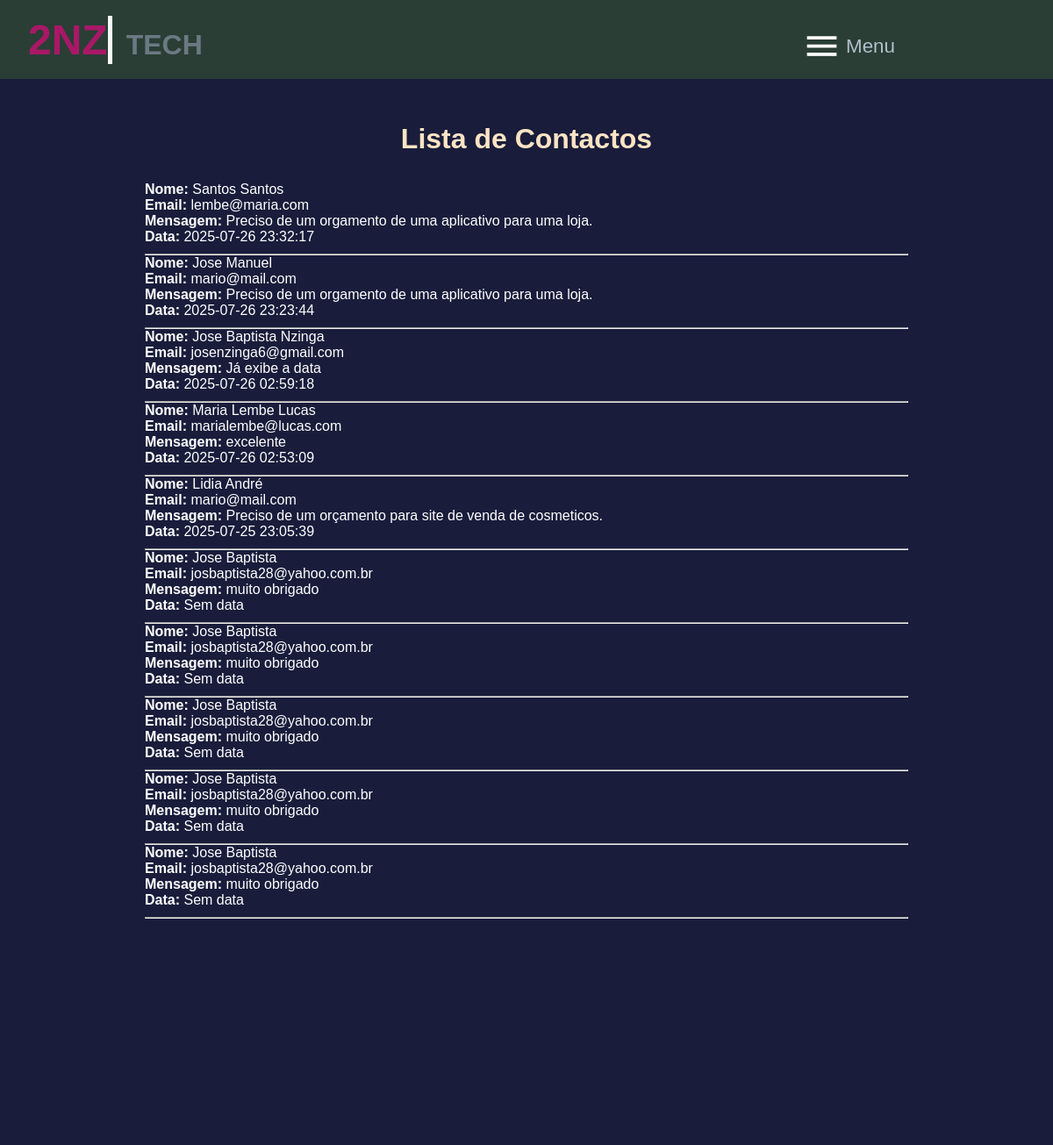
Screenshot of /contactos-recebidos with the database file from the repository.
### tables this page shows
CREATE TABLE contactos (
            id INTEGER PRIMARY KEY AUTOINCREMENT,
            name TEXT NOT NULL,
            email TEXT NOT NULL,
            message TEXT NOT NULL,
            data TIMESTAMP DEFAULT CURRENT_TIMESTAMP
        );

### src/app.py (the view)
@app.route('/contactos-recebidos')
def contactos_recebidos():
    conn = database.connectar()
    cursor = conn.cursor()
    cursor.execute("SELECT name, email, message, data FROM contactos ORDER BY data DESC")
    contactos = cursor.fetchall()
    conn.close()
    return render_template('contactos_recebidos.html', contactos = contactos)

### database.py (called while the page is built)
def connectar():
    return sqlite3.connect(DB_PATH)

### src/templates/contactos_recebidos.html (shortened to what this page needs)
<!DOCTYPE html>
<html>
<head>
</head>
<body>
    {% extends 'template.html' %}
    {% block content %}
    <div class="contact-containe">
        <h1>Lista de Contactos</h1>
        <ul>
            {% for name, email, message, data in contactos %}
                <div class="contact-card">
                    <li>
                        <strong>Nome:</strong> {{ name }} <br>
                        <strong>Email:</strong> {{ email }} <br>
                        <strong>Mensagem:</strong> {{ message }} <br>
                        <strong>Data:</strong> {{  data if data else 'Sem data'  }}
                    </li>
                </div>
                <hr>
            {% endfor %}
        </ul>
    </div>
    {% endblock %}

### src/templates/template.html (shortened to what this page needs)
<!DOCTYPE html>
<html lang="en">
<head>
    <link rel="stylesheet" href="{{ url_for('static', filename='css/style.css') }}">
    <link rel="stylesheet" href="{{ url_for('static', filename='css/home.css') }}">
    <link rel="stylesheet" href="{{ url_for('static', filename='css/about.css') }}">
    <link rel="stylesheet" href="{{ url_for('static', filename='css/portfolio.css') }}">
    <link rel="stylesheet" href="{{ url_for('static', filename='css/blog.css') }}">
    <link rel="stylesheet" href="{{ url_for('static', filename='css/contacts.css') }}">
    <link rel="stylesheet" href="{{ url_for('static', filename='css/depoimento.css') }}">
    <link rel="stylesheet" href="{{ url_for('static', filename='css/depoimentoDeixado.css') }}">
    <link rel="stylesheet" href="{{ url_for('static', filename='css/admin.css') }}">
    <link rel="stylesheet" href="{{ url_for('static', filename='css/contactos_recebidos.css') }}">
    <link rel="stylesheet" href="{{ url_for('static', filename='css/login.css') }}">
    <link rel="stylesheet" href="{{ url_for('static', filename='css/animacoes.css') }}">
    <link rel="stylesheet" href="{{ url_for('static', filename='css/novo_post.css') }}">
    <link rel="stylesheet" href="{{ url_for('static', filename='css/ver_post.css') }}">
    <link rel="stylesheet" href="{{ url_for('static', filename='css/editar_post.css') }}">
    <link rel="stylesheet" href="{{ url_for('static', filename='css/introducao_html.css') }}">
  </head>
<body class="main-content">
    <header >
        <div class="logo-container">
            <h1 class="logo">
            <a href="{{ url_for('home') }}">2NZ</a><span>Tech</span>
                </h1>
        </div>
    </header>
    <div>
    <div class="navbar">
        <nav class="dropdown">
            <div class="dropbtn">
                <img src="{{ url_for( 'static', filename='images/icon-menu.png' ) }}" alt="Menu">
                <span class="navbar-menu">Menu</span>
            </div>
        </nav>
    </div>
    <footer>
        <p>2NZ<span class="span">tech </span>&copy; todos direitos reservados</p>
        <div class="social-redes">
            <a href="https://www.facebook.com/josenzinga.baptista"  target="_blank" rel="noopener noreferrer">
                <img src="{{ url_for('static', filename='images/facebook_1.webp')}}" alt="Facebook">
            </a>
            <a href="https://www.whatsapp.com/josenzingabaptista" target="_blank" rel="noopener noreferrer">
                <img src="{{ url_for('static', filename='images/whatsap_2a.webp')}}" alt="">
            </a>
            <a href="https://www.instagram.com/josenzingabaptista" target="_blank" rel="noopener noreferrer">
                <img src="{{ url_for('static', filename='images/instagram.jpg')}}" alt="Instagram">
            </a>
            <a href="https://www.github.com/professorbaptista" target="_blank" rel="noopener noreferrer">
                <img src="{{ url_for('static', filename='images/github_1.webp') }}" alt="">
            </a>
            <a href="https://www.linkedin.com/in/josenzingabaptista" target="_blank" rel="noopener noreferrer">
                <img src="{{ url_for('static', filename='images/linkein.png') }}" alt="">
            </a>
        </div>
    </footer>
    {% block content %}
    {% endblock %}
</body>
</html>

### src/static/css/style.css (style rules this page uses)
* { margin: 0; padding: 0; box-sizing: border-box; }
html, body { max-width: 100%; overflow-x: hidden; }
:root { --color-primary: #191d3b; --color-secondary: #27AE60; --color-white: #fff; --color-black: #000; --color-third: #020; --color-forth: #f089; --color-grey0: #dbe1e8; --color-grey1: #b2becd; --color-grey2: #6c7983; --color-grey0: #f8f8f8; --color-grey4: #454e56; --color-grey5: #2a3e35; --color-grey6: #121813; --br-5m: 4px; }
body { background-color: var(--color-primary); color: var(--color-white); transition: all ease-in-out; font-family: Arial, Helvetica, sans-serif; position: relative; z-index: -1; }
a { display: inline-block; text-decoration: none; font-family: inherit; }
header { width: 100%; color: var(--color-white); overflow: hidden; background-color: var(--color-grey5); display: flex; align-items: center; justify-content: space-between; height: 90px; position: fixed; top: 0; z-index: 9; }
.logo-container { display: flex; flex-direction: column; }
.logo { margin: 0 0 0 2rem; font-size: 2rem; }
.logo a { color: var(--color-forth); font-size: 3rem; border-right: 5px solid var(--color-grey0); }
.logo span { text-transform: uppercase; color: var(--color-grey2); margin-left: 1rem; }
.navbar { position: fixed; top: 8; right: 15%; z-index: 1000; }
.dropdown { position: relative; display: inline-block; }
footer { color: var(--color-white); background-color: var(--color-grey5); height: 190px; width: 100%; position: absolute; top: 100%; display: flex; flex-direction: column; gap: 30px; }
footer p { text-align: center; font-size: 1.4rem; margin-top: 3%; }
footer span { text-transform: uppercase; color: var(--color-grey2); }

### src/static/css/contactos_recebidos.css (style rules this page uses)
.contact-containe { width: 890px; margin: 0 auto; margin-top: 30px; margin-bottom: 30px; padding-block-start: 90px; }
h1 { text-align: center; color: #ffe4c4; margin: 20px; }
ul { list-style-type: none; padding: 10px; }
li { margin-bottom: 10px; }

### rows the page displays
contactos: name "Santos Santos", email "lembe@maria.com", message "Preciso de um orgamento de uma aplicativo para uma loja.", data "2025-07-26 23:32:17"
contactos: name "Jose Manuel", email "mario@mail.com", message "Preciso de um orgamento de uma aplicativo para uma loja.", data "2025-07-26 23:23:44"
contactos: name "Jose Baptista Nzinga", email "josenzinga6@gmail.com", message "Já exibe a data", data "2025-07-26 02:59:18"
contactos: name "Maria Lembe Lucas", email "marialembe@lucas.com", message "excelente", data "2025-07-26 02:53:09"
contactos: name "Lidia André", email "mario@mail.com", message "Preciso de um orçamento para site de venda de cosmeticos.", data "2025-07-25 23:05:39"
contactos: name "Jose Baptista", email "josbaptista28@yahoo.com.br", message "muito obrigado", data "Sem data"
contactos: name "Jose Baptista", email "josbaptista28@yahoo.com.br", message "muito obrigado", data "Sem data"
contactos: name "Jose Baptista", email "josbaptista28@yahoo.com.br", message "muito obrigado", data "Sem data"
contactos: name "Jose Baptista", email "josbaptista28@yahoo.com.br", message "muito obrigado", data "Sem data"
contactos: name "Jose Baptista", email "josbaptista28@yahoo.com.br", message "muito obrigado", data "Sem data"
